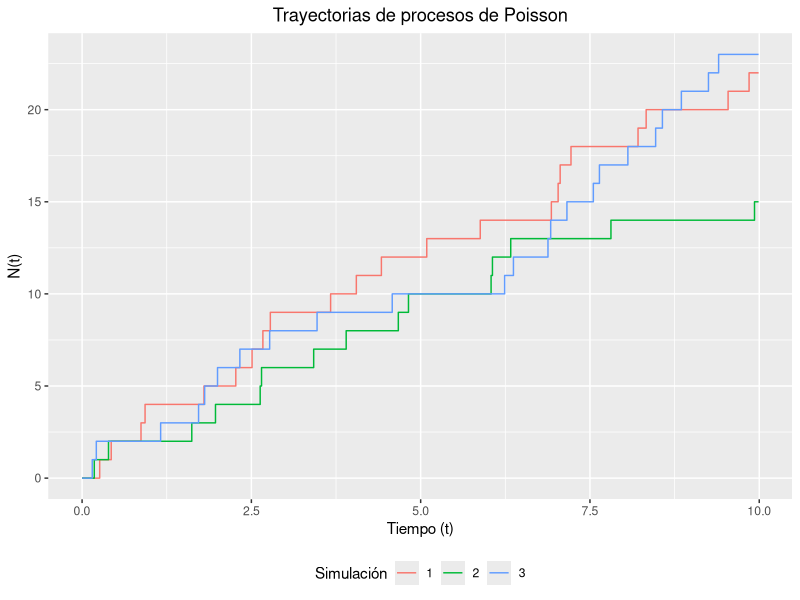
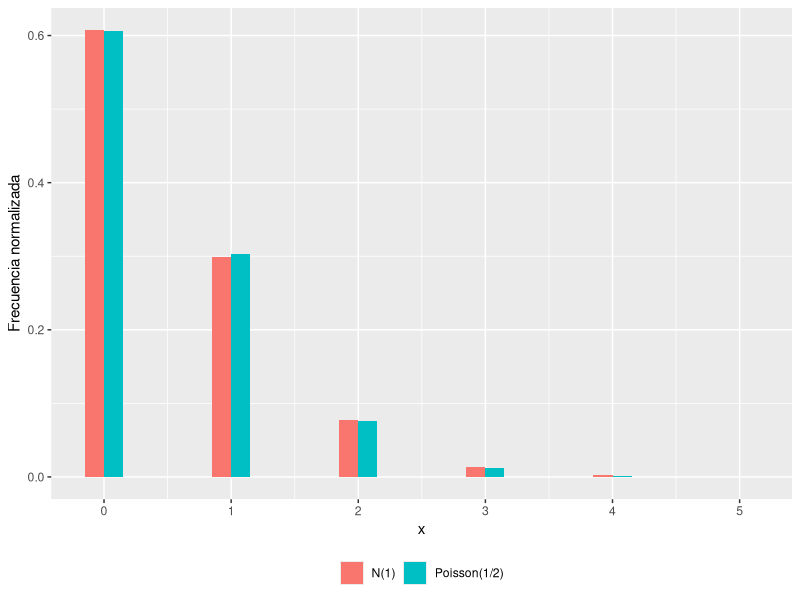
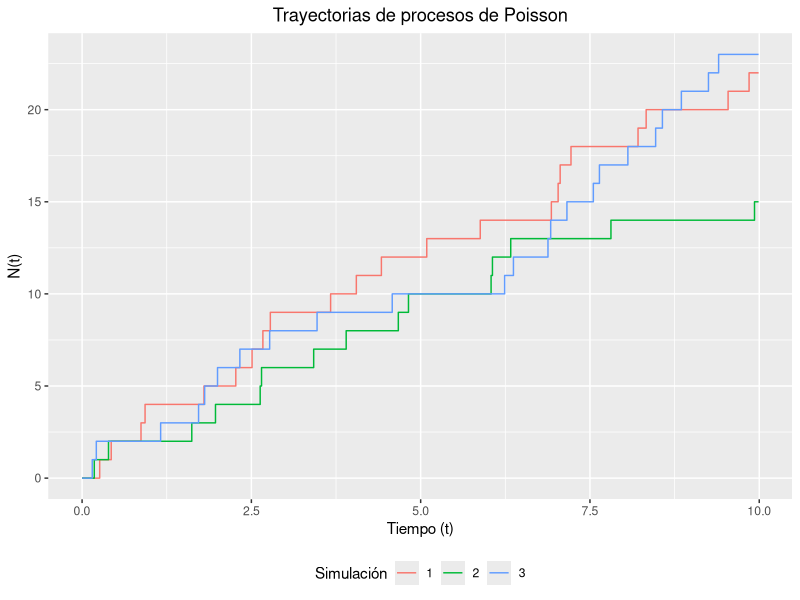
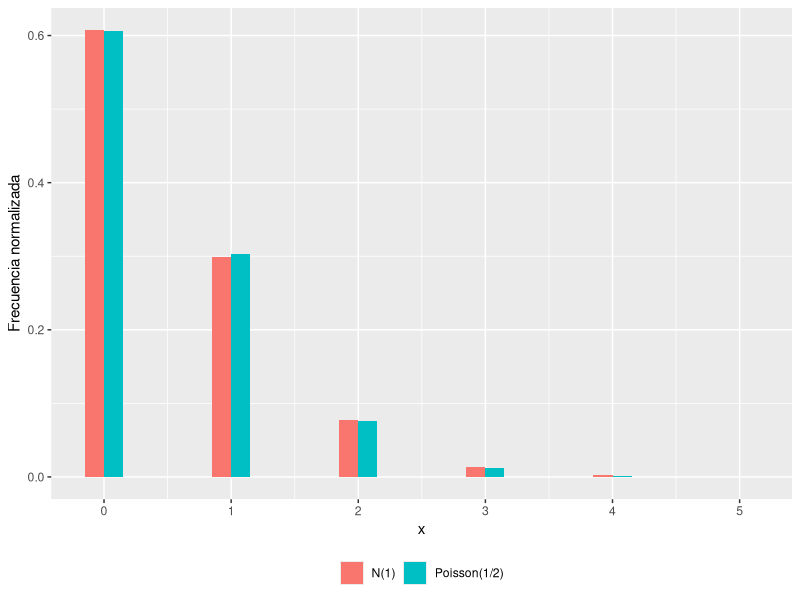

Reproduce these figures in R, in order.
## ---- chunk 1
# La función dependerá únicamente del parámetro lambda y del valor superior del
# intervalo donde se evaluará. Opcionalmente, se pone el número de subintervalos.

simulacion_poisson <- function(lambda, fin_de_intervalo, n_intervalos = 1000) {
  # Definimos los subintervalos.
  inferior <- seq(from = 0, to = fin_de_intervalo, length.out = n_intervalos + 1)
  inferior <- inferior[-length(inferior)] # Quitamos el fin de intervalo.
  dt <- inferior[2] - inferior[1]
  superior <- inferior + dt

  # Debido a que despreciamos la probabilidad de que dos o más sucesos ocurran
  # en un intervalo dt suficientemente pequeño, evaluaremos únicamente la probab
  # ilidad de que ocurra un evento en el intervalito de tiempo (bernoulli).

  # Guardaremos los éxitos hasta el tiempo t,
  exitos_hasta_t <- c()
  exitos <- 0

  # y si hubo un éxito en t.
  exito_en_t <- c()

  # Definimos la probabilidad como en la pista.
  p_exito <- lambda * dt + 10^(-6)

  for (i in 1:n_intervalos) {
    valor <- sample(x = 0:1, size = 1, prob = c(1 - p_exito, p_exito))
    exitos <- exitos + valor
    exitos_hasta_t <- append(exitos_hasta_t, exitos)
    exito_en_t <- append(exito_en_t, valor)
  }

  # Para graficar, retornaremos un dataframe con t y si hubo un éxito ahí.
  return(data.frame(t = inferior, exitos = exitos_hasta_t, exito = exito_en_t))
}
## ---- chunk 2
lambda <- 2
fin_de_intervalo <- 10

# Realizamos las 3 simulaciones y le añadimos la etiqueta del número de simulación
# en cada una mediante el atributo sim.
p9_1 <- lapply(1:3, function(n) data.frame(simulacion_poisson(lambda, fin_de_intervalo), sim = n))

library(plyr) # Para poder añadir registros de distintos dataframes.
p9_1 <- ldply(p9_1, data.frame)

# Para las gráficas en función del número de simulación.
p9_1$sim <- factor(p9_1$sim)
## ---- chunk 3
# Realizamos las graficas con ggplot
library(ggplot2)
ggplot(data = p9_1, mapping = aes(x = t, y = exitos, colour = sim)) +
  geom_step() +
  labs(
    title = "Trayectorias de procesos de Poisson",
    colour = "Simulación", x = "Tiempo (t)", y = "N(t)"
  ) +
  theme(legend.position = "bottom", plot.title = element_text(hjust = 0.5))
## ---- chunk 4
ggsave("p9_1.png", device = "png", width = 4, height = 4, units = "in", dpi = 400)
## ---- chunk 5
lambda <- 1 / 2
fin_de_intervalo <- 1

k <- 10^4
# Realizamos las k simulaciones y le añadimos la etiqueta del número de simulación
# en cada una mediante el atributo sim.
p9_2 <- lapply(1:k, function(n) data.frame(simulacion_poisson(lambda, fin_de_intervalo), sim = n))

library(plyr) # Para poder añadir registros de distintos dataframes.
p9_2 <- ldply(p9_2, data.frame)
## ---- chunk 6
library(dplyr) # Para usar la función group_by

p9_2 <- p9_2 %>%
  dplyr::group_by(sim) # Agrupamos por simulación

# Sumamos los éxitos por simulación
resultado_simulacion <- summarise(p9_2, maximo = sum(exito))


# Hacemos una tabla de frecuencias con table() y normalizamos
resultado_simulacion <- table(resultado_simulacion["maximo"])
resultado_simulacion <- resultado_simulacion / sum(resultado_simulacion)

# Guardamos los datos en un dataframe especificando su valor correspondiente de
# x, y la fuente de los datos (la simulación) N(1)
resultado_simulacion <- data.frame(
  x = 0:(length(resultado_simulacion) - 1),
  p = as.numeric(resultado_simulacion), fuente = "N(1)"
)
## ---- chunk 7
# Calculamos la distribución de Poisson correspondiente Poisson(lambda*t)
# donde lambda = 1/2 y t = 1.

lambda <- 1 / 2
t <- 1

dist_pois <- dpois(0:(nrow(resultado_simulacion) - 1), lambda * t) # Hasta donde llegó la simulacion
dist_pois <- data.frame(
  x = 0:(nrow(resultado_simulacion) - 1),
  p = dist_pois, fuente = "Poisson(1/2)"
)
## ---- chunk 8
# Unimos los dos dataframes en uno, de nuevo, con la función ldply()
datos <- ldply(list(resultado_simulacion, dist_pois), data.frame)


ggplot(datos) +
  geom_col(aes(x = x, y = p, fill = fuente), position = "dodge", width = 0.3) +
  labs(
    colour = "Simulación",
    x = "x", y = "Frecuencia normalizada"
  ) +
  theme(
    legend.position = "bottom", plot.title = element_text(hjust = 0.5),
    legend.title = element_blank()
  )
## ---- chunk 9
ggsave("p9_2.png", device = "png", width = 4, height = 4, units = "in", dpi = 400)
